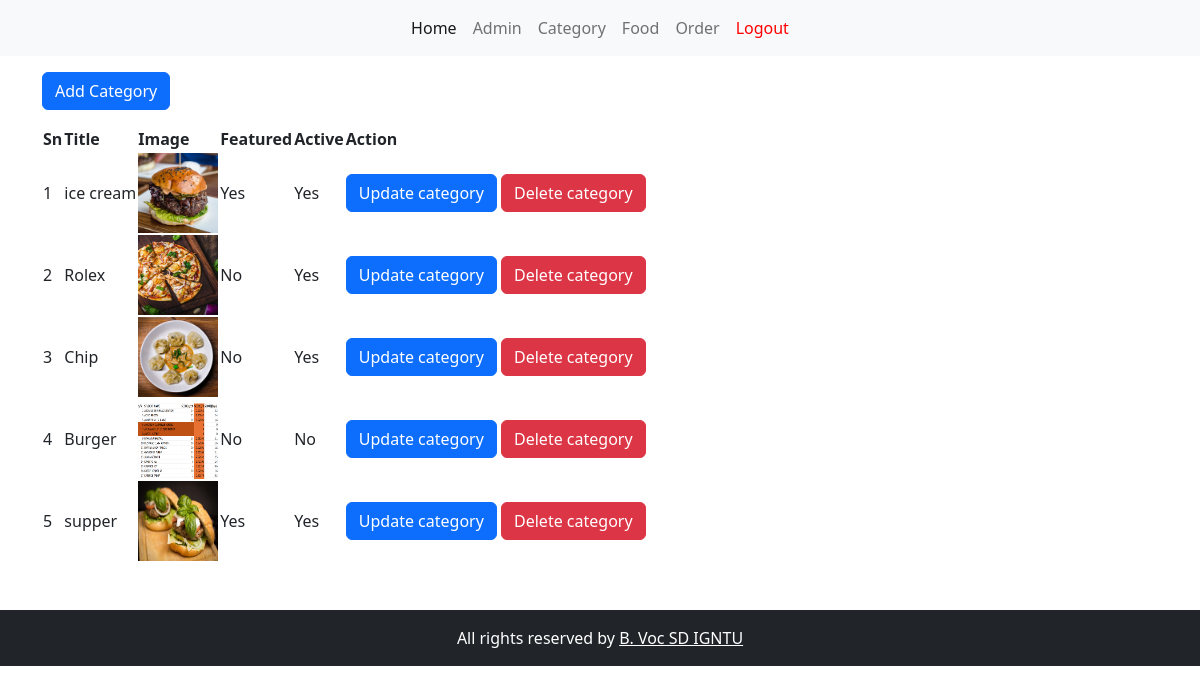
The page /admin/category.php (signed in) on the database its author committed.
### tables this page shows
CREATE TABLE `tbl_category` (
  `id` int(10) NOT NULL,
  `title` varchar(100) NOT NULL,
  `image_name` varchar(255) NOT NULL,
  `featured` varchar(10) NOT NULL,
  `active` varchar(10) NOT NULL,
  `created_at` timestamp NOT NULL DEFAULT current_timestamp() ON UPDATE current_timestamp()
);

### admin/category.php (the view, shortened to what this page needs)
<?php include('partials/header.php') ?>
<div class="container">
    <div class="row">
        <div class="col-lg-12">
            <div class="my-3">
                <a href="<?php echo SITEURL ?>admin/add_category.php" class="btn btn-primary text-capitalize">add category</a>
            </div>
        <table id="example" class="display">
            <thead>
                <tr>
                    <th>Sn</th>
                    <th>Title</th>
                    <th>Image</th>
                    <th>Featured</th>
                    <th>Active</th>
                    <th>Action</th>
                </tr>
            </thead>
            <tbody>
                <?php
                    $sql = "select * from tbl_category";
                    $res = mysqli_query($conn, $sql);
                    if($res == true){
                        $count = mysqli_num_rows($res);
                        if($count > 0){
                            $sn = 1;
                            while($rows = mysqli_fetch_assoc($res)){
                                $id = $rows['id'];
                                $title = $rows['title'];
                                $featured = $rows['featured'];
                                $image = $rows['image_name'];
                                $active = $rows['active'];
                                ?>
                                    <tr>
                                        <td><?php echo $sn++ ?></td>
                                        <td><?php echo $title ?></td>
                                        <td>
                                            <?php if(!empty($image)): ?>
                                                <img src="<?php echo SITEURL ?>images/category/<?php echo htmlspecialchars($image, ENT_QUOTES, 'UTF-8'); ?>" alt="Category Image" style="width: 80px; height: 80px">
                                            <?php else: ?>
                                                <span class="text-muted">No image</span>
                                            <?php endif; ?>
                                        </td>
                                        <td><?php echo $featured ?></td>
                                        <td><?php echo $active ?> </td>
                                        <td>
                                            <a href="<?php echo SITEURL ?>admin/update_category.php?id=<?php echo $id ?>&image_name=<?php echo $image ?>" class="btn btn-primary">Update category</a>
                                            <a href="<?php echo SITEURL?>admin/delete_category.php?id=<?php echo $id ?>&image_name=<?php echo $image; ?>" class="btn btn-danger" onclick="deleteCategory(event)">Delete category</a>
                                        </td>
                                    </tr>
                                <?php
                            }
                        }
                    }
                ?>
            </tbody>
        </table>
        </div>
    </div>
</div>
<?php include('partials/footer.php') ?>

### admin/partials/header.php (shortened to what this page needs)
<!doctype html>
<html lang="en">
  <head>
    <link href="https://cdn.jsdelivr.net/npm/bootstrap@5.2.3/dist/css/bootstrap.min.css" rel="stylesheet" >
    <link rel="stylesheet" href="https://cdn.datatables.net/2.3.2/css/dataTables.dataTables.css" />
    <link rel="stylesheet" href="../css/admin.css">
    <link rel="stylesheet" type="text/css" href="https://cdn.jsdelivr.net/npm/toastify-js/src/toastify.min.css">
  </head>
  <body>
    <nav class="navbar navbar-expand-lg bg-light">
  <div class="container-fluid">
    <div class="collapse navbar-collapse" id="navbarSupportedContent">
      <ul class="navbar-nav m-auto mb-2 mb-lg-0">
        <li class="nav-item">
          <a class="nav-link active" aria-current="page" href="index.php">Home</a>
        </li>
        <li class="nav-item">
          <a class="nav-link" href="admin.php">Admin</a>
        </li>
        <li class="nav-item">
          <a class="nav-link" href="category.php">Category</a>
        </li>
        <li class="nav-item">
          <a class="nav-link" href="food.php">Food</a>
        </li>
        <li class="nav-item">
          <a class="nav-link" href="order.php">Order</a>
        </li>
        <li class="nav-item" >
          <a class="nav-link" href="logout.php" style="color: red;">Logout</a>
        </li>
      </ul>
    </div>
  </div>
</nav>

### admin/partials/footer.php (shortened to what this page needs)
<div class="container-fluid mt-5">
    <div class="row">
        <div class="col-12 text-center bg-dark text-white py-3">
            <p class="mb-0">All rights reserved by <a href="https://www.igntu.ac.in/" class="text-white">B. Voc SD IGNTU</a></p>
        </div>
    </div>
</div>
  </body>
</html>

### rows shown on the page
tbl_category: title "ice cream", image_name (picture), featured "Yes", active "Yes"
tbl_category: title "Rolex", image_name (picture), featured "No", active "Yes"
tbl_category: title "Chip", image_name (picture), featured "No", active "Yes"
tbl_category: title "Burger", image_name (picture), featured "No", active "No"
tbl_category: title "supper", image_name (picture), featured "Yes", active "Yes"
